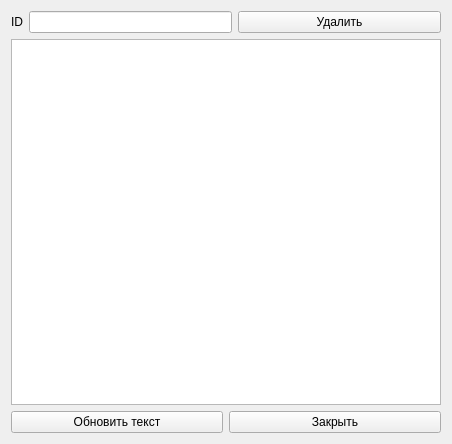
<?xml version="1.0" encoding="UTF-8"?>
<ui version="4.0">
 <class>responseinfowin</class>
 <widget class="QWidget" name="responseinfowin">
  <property name="geometry">
   <rect>
    <x>0</x>
    <y>0</y>
    <width>452</width>
    <height>444</height>
   </rect>
  </property>
  <property name="windowTitle">
   <string>Form</string>
  </property>
  <layout class="QGridLayout" name="gridLayout_2">
   <item row="0" column="2">
    <widget class="QPushButton" name="deleteButton">
     <property name="sizePolicy">
      <sizepolicy hsizetype="Preferred" vsizetype="Fixed">
       <horstretch>0</horstretch>
       <verstretch>0</verstretch>
      </sizepolicy>
     </property>
     <property name="text">
      <string>Удалить</string>
     </property>
    </widget>
   </item>
   <item row="0" column="1">
    <widget class="QLineEdit" name="IDLine">
     <property name="sizePolicy">
      <sizepolicy hsizetype="Preferred" vsizetype="Fixed">
       <horstretch>0</horstretch>
       <verstretch>0</verstretch>
      </sizepolicy>
     </property>
     <property name="readOnly">
      <bool>true</bool>
     </property>
    </widget>
   </item>
   <item row="2" column="0" colspan="3">
    <layout class="QHBoxLayout" name="horizontalLayout">
     <item>
      <widget class="QPushButton" name="updateButton">
       <property name="text">
        <string>Обновить текст</string>
       </property>
      </widget>
     </item>
     <item>
      <widget class="QPushButton" name="closeButton">
       <property name="text">
        <string>Закрыть</string>
       </property>
      </widget>
     </item>
    </layout>
   </item>
   <item row="1" column="0" colspan="3">
    <widget class="QTextEdit" name="textEdit"/>
   </item>
   <item row="0" column="0">
    <widget class="QLabel" name="label">
     <property name="sizePolicy">
      <sizepolicy hsizetype="Fixed" vsizetype="Preferred">
       <horstretch>0</horstretch>
       <verstretch>0</verstretch>
      </sizepolicy>
     </property>
     <property name="text">
      <string>ID</string>
     </property>
     <property name="alignment">
      <set>Qt::AlignmentFlag::AlignCenter</set>
     </property>
    </widget>
   </item>
  </layout>
 </widget>
 <resources/>
 <connections/>
</ui>
